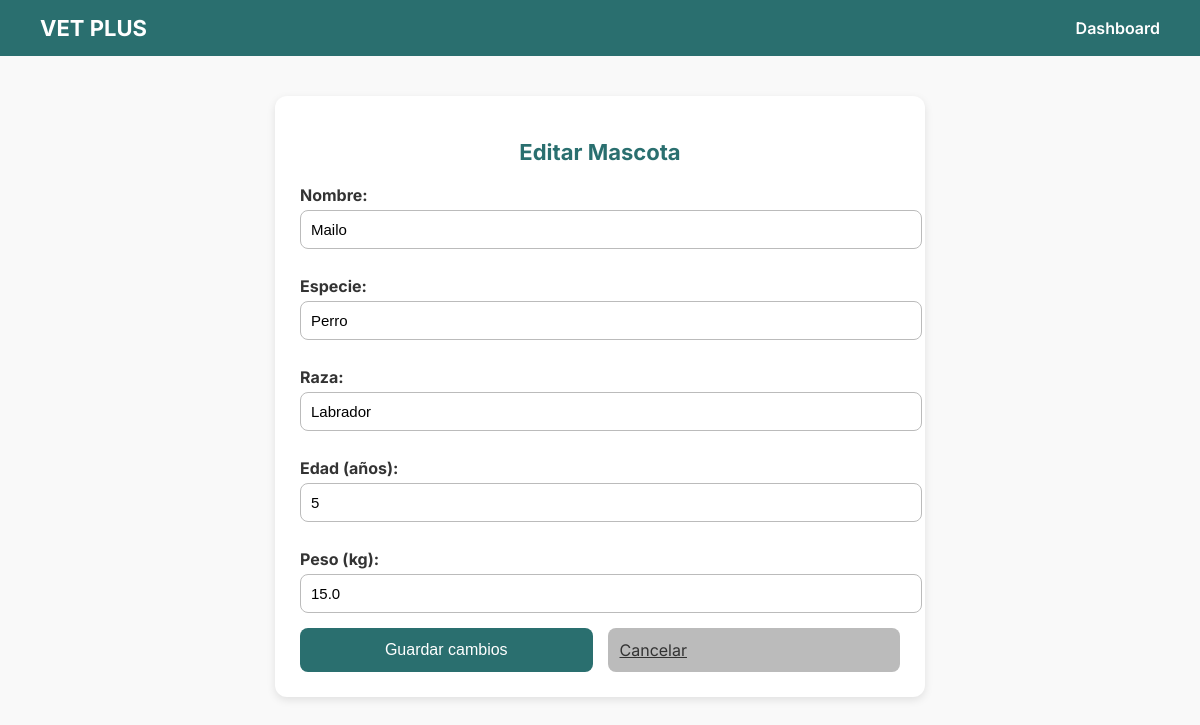
Screenshot of /pets/edit/1 (signed in) with the database file from the repository.
### vetplus/models.py (models this page shows)
class Pet(db.Model):
    id = db.Column(db.Integer, primary_key = True)
    name = db.Column(db.String(100), nullable = False)
    species = db.Column(db.String(50), nullable = False)
    breed = db.Column(db.String(50), nullable = False)
    age = db.Column(db.Integer, nullable = False)
    weight = db.Column(db.Float, nullable = False)
    owner_id = db.Column(db.Integer, db.ForeignKey("user.id", ondelete = "CASCADE"), nullable = False)
    veterinarians = db.relationship(
        "User",
        secondary = vet_pet,
        back_populates = "patients"
    )

### vetplus/routes/pets.py (the view, shortened to what this page needs)
@pets_bp.route("/pets/edit/<int:pet_id>", methods = ["GET", "POST"])
@login_required
def edit_pet(pet_id):
    pet = Pet.query.get_or_404(pet_id)
    if current_user.role == "owner" and pet.owner_id != current_user.id:
        return "Acceso no autorizado", 403
    elif current_user.role == "vet" and current_user not in pet.veterinarians:
        return "Acceso no autorizado", 403
    return render_template("pets/edit_pet.html", pet = pet)

### vetplus/models.py (called while the page is built)
@login_manager.user_loader
def load_user(user_id):
    return User.query.get(int(user_id))

### templates/pets/edit_pet.html (shortened to what this page needs)
<!DOCTYPE html>
<html lang="es">
<head>
</head>
<body>
    <nav>
        <a href="#" class="logo">VET PLUS</a>
        <ul>
            <li><a href="{{ url_for('main.dashboard') }}">Dashboard</a></li>
        </ul>
    </nav>
    <div class="container">
        <h2>Editar Mascota</h2>
        <form action="{{ url_for('pets.edit_pet', pet_id=pet.id) }}" method="POST">
            <label for="name">Nombre:</label>
            <input type="text" id="name" name="name" value="{{ pet.name }}" required>
            <label for="species">Especie:</label>
            <input type="text" id="species" name="species" value="{{ pet.species }}" required>
            <label for="breed">Raza:</label>
            <input type="text" id="breed" name="breed" value="{{ pet.breed }}">
            <label for="age">Edad (años):</label>
            <input type="number" id="age" name="age" value="{{ pet.age }}" required>
            <label for="weight">Peso (kg):</label>
            <input type="number" step="0.1" id="weight" name="weight" value="{{ pet.weight }}">
            <div class="actions">
                <button type="submit" class="btn btn-save">Guardar cambios</button>
                <a href="{{ url_for('pets.pet_list') }}" class="btn btn-cancel">Cancelar</a>
            </div>
        </form>
    </div>
</body>
</html>

### templates/pets/edit_pet.html (style rules this page uses)
body { margin: 0; font-family: 'Inter', sans-serif; background-color: #f9f9f9; color: #333; }
nav { background-color: #2a6f6f; padding: 15px 40px; display: flex; justify-content: space-between; align-items: center; }
nav .logo { color: #fff; font-size: 22px; font-weight: bold; text-decoration: none; }
nav ul { list-style: none; display: flex; gap: 20px; margin: 0; padding: 0; }
nav ul li a { color: #fff; text-decoration: none; font-weight: 600; transition: color 0.3s; }
.container { max-width: 600px; margin: 40px auto; background: #fff; padding: 25px; border-radius: 12px; box-shadow: 0px 3px 8px rgba(0, 0, 0, 0.1); }
h2 { font-size: 22px; margin-bottom: 20px; color: #2a6f6f; text-align: center; }
form label { display: block; margin: 12px 0 5px; font-weight: bold; }
form input { width: 100%; padding: 10px; border: 1px solid #bbb; border-radius: 8px; margin-bottom: 15px; font-size: 15px; }
.actions { display: flex; gap: 15px; justify-content: space-between; }
.btn { flex: 1; padding: 12px; border: none; border-radius: 8px; font-size: 16px; cursor: pointer; transition: 0.3s; }
.btn-save { background: #2a6f6f; color: #fff; }
.btn-cancel { background: #bbb; color: #333; }

### rows the page displays
Pet: name "Mailo", species "Perro", breed "Labrador", age "5", weight "15.0"
